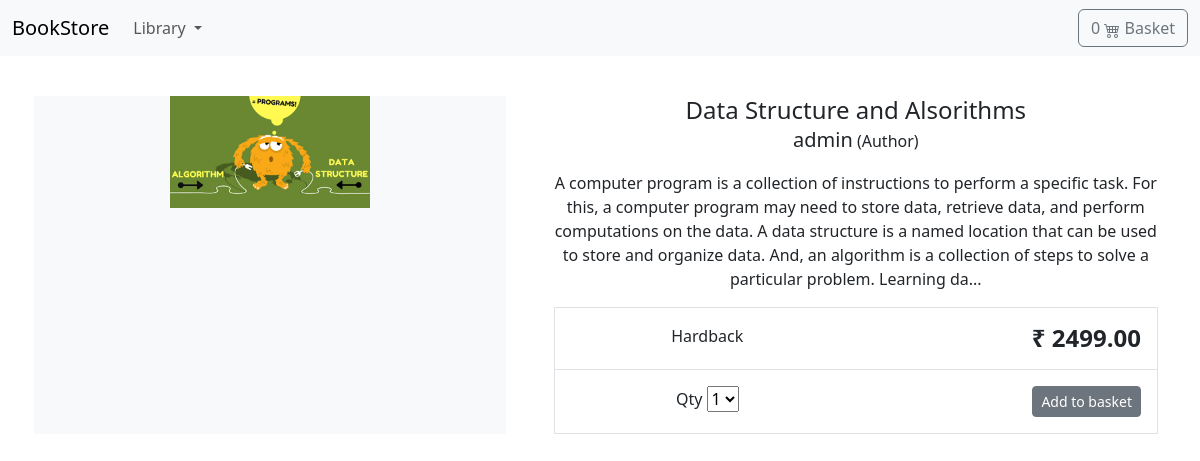
Before: /data-structure-and-alsorithms/ with the older database file.
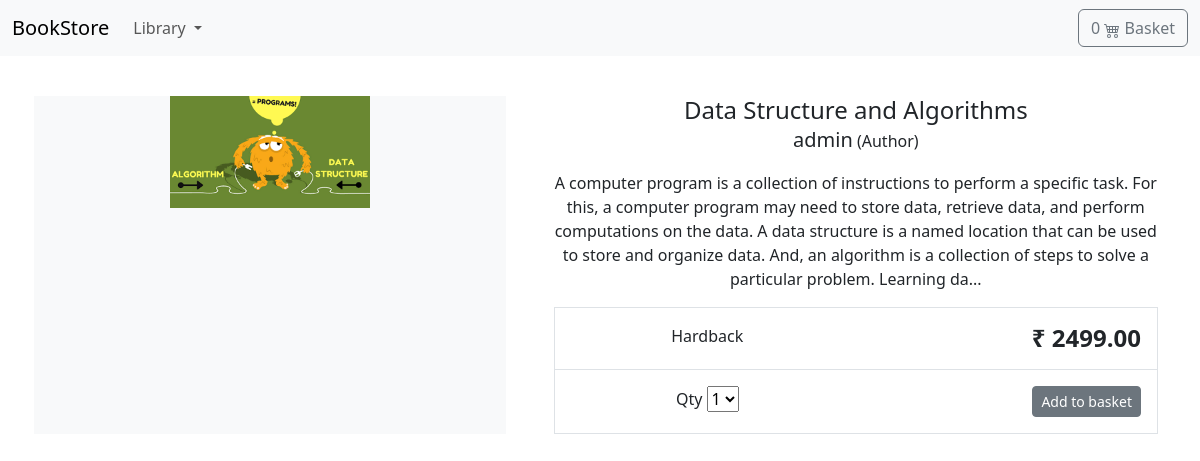
After: the same page with the newer database file.
### store/models.py (models this page shows, shortened)
class Products(models.Model):
    title = models.CharField(max_length=255)
    category = models.ForeignKey(Category,related_name='product',on_delete=models.CASCADE)
    created_by = models.ForeignKey(User,on_delete=models.CASCADE,related_name="product_creator")
    author = models.CharField(max_length=255,default='admin')
    description = models.TextField(blank=True)
    image = models.ImageField(upload_to='images/', default='images/default.png')
    slug = models.SlugField(max_length=255)
    price = models.DecimalField(max_digits=8,decimal_places=2)
    in_stock = models.BooleanField(default=True)
    is_active = models.BooleanField(default=True)
    created = models.DateTimeField(auto_now_add=True)
    updated = models.DateTimeField(auto_now=True)
    objects = models.Manager()
    products = ProductManager()
    class Meta:
        verbose_name_plural = 'Products'
        ordering = ('-created',)

### store/views.py (the view)
# urls.py: path('<slug:slug>/',views.product_detail,name ="product_detail"),
def product_detail(request,slug):
    product = get_object_or_404(models.Products,slug=slug,in_stock=True)
    return render(request,'store/products/product.html',{'product':product})

### basket/basket.py (called while the page is built)
    def __len__(self):
        return sum(item['qty'] for item in self.basket.values())

### basket/context_processors.py (called while the page is built)
def basket(request):
    return {'basket':Basket(request)}

### store/models.py (called while the page is built)
    def get_absolute_url(self):
        return reverse("store:category_list", args=[self.slug])

### store/views.py (called while the page is built)
def categories(request):
    return {
        'categories': models.Category.objects.all()
    }

### templates/store/products/product.html (shortened to what this page needs)
{% extends 'store/base.html' %}
{% load static %}
{% block content %}
    {% include '../navbar.html' %}
    <div class="py-5 text-center container">
        <main class="pt-5">
            <div class="row g-3">
                <div class="col-md-5 col-lg-5 order-md-first bg-light">
                    <img class="img-fluid mx-auto d-block" width="200px" alt="Responsive image" src="{{ product.image.url }}">
                </div>
                <div class="col-md-7 col-lg-7 ps-md-3 ps-lg-5">
                    <h1 class="mb-0 h4">{{ product.title }}</h1>
                    <p><span class="lead">{{ product.author }}</span> (Author)</p>
                    <p>{{ product.description|slice:":355" }}...</p>
                    <div class="border">
                        <div class="col border-bottom">
                            <div class="row p-3">
                                <div class="col-6">Hardback</div>
                                <div class="col-6 text-end"><span class="h4 fw-bold">₹ {{ product.price }}</span></div>
                            </div>
                        </div>
                        <div class="col">
                            <div class="row p-3">
                                <div class="col-6">
                                    <label for="select">Qty</label>
                                    <select id="select">
                                        <option value="1">1</option>
                                    </select>
                                </div>
                                <div class="col-6 text-end">
                                    <button type="button" id="add-button" value="{{product.id}}" class="btn btn-secondary btn-sm">Add to basket</button>
                                </div>
                            </div>
                        </div>
                    </div>
                </div>
            </div>
        </main>
    </div>
{% endblock %}

Changed rows visible on the page:
changed Products "admin": title "Data Structure and Alsorithms" → "Data Structure and Algorithms"
